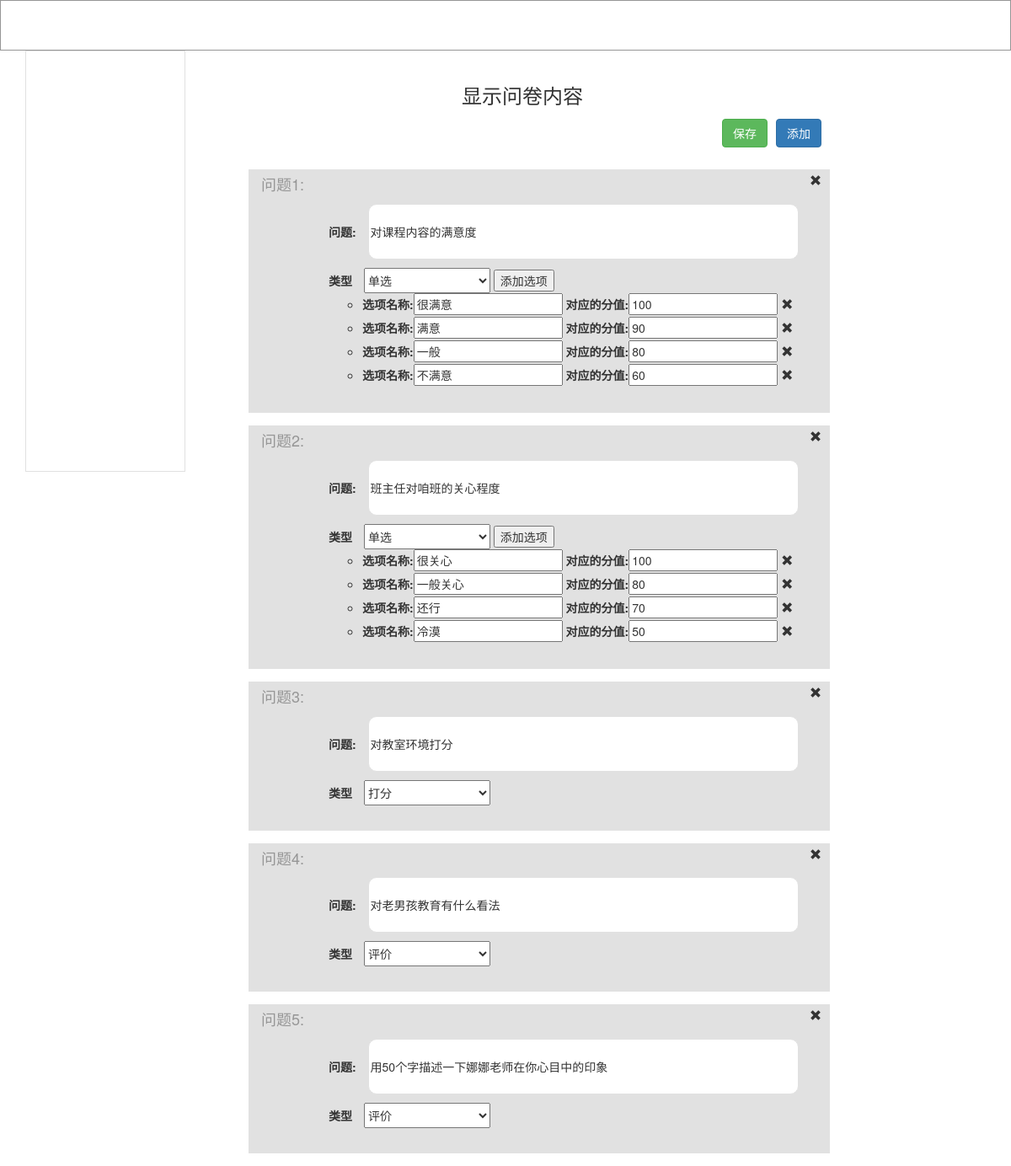
/question/1, run on an earlier commit of the app's database.
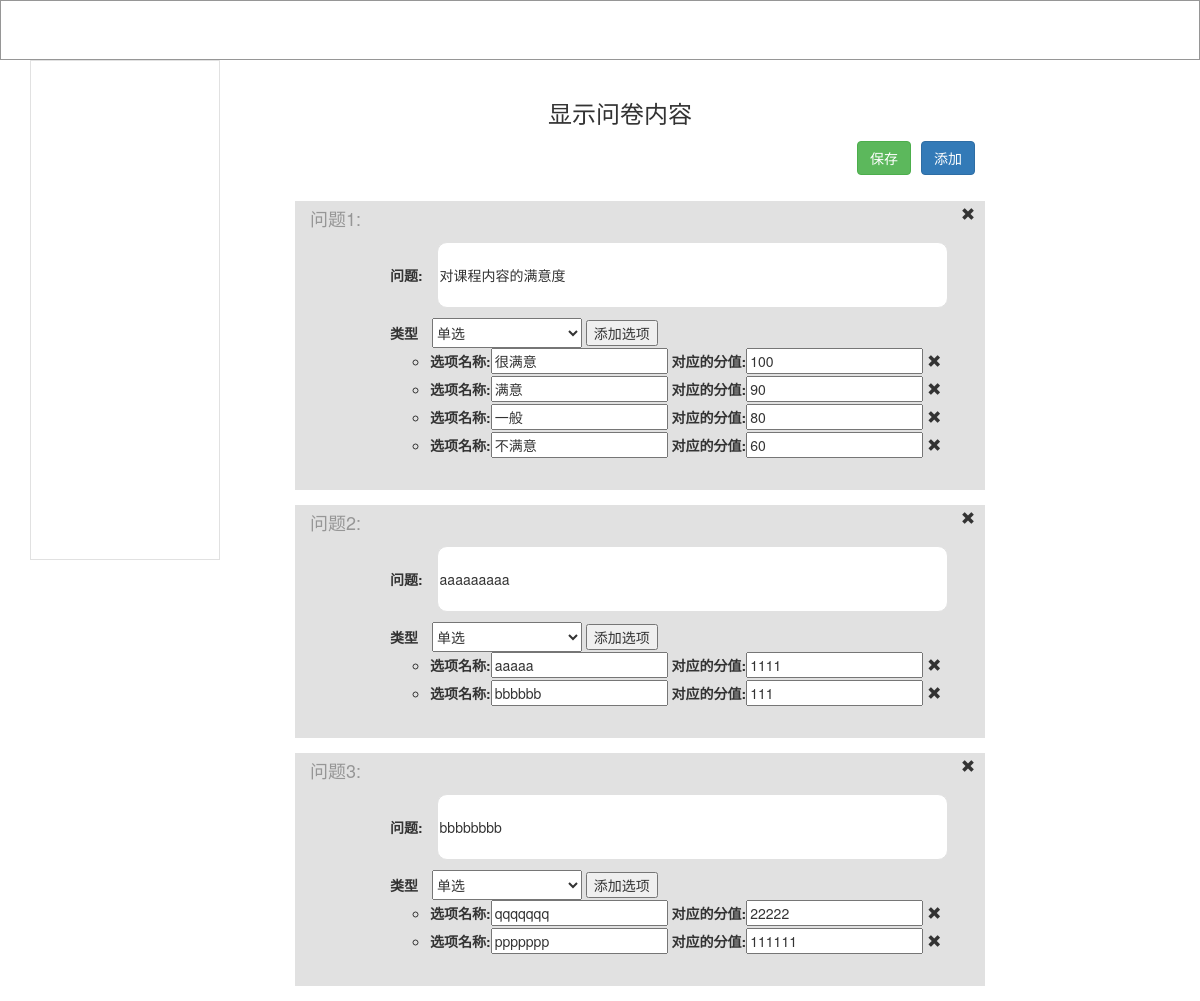
And on a later commit of the database.
### app01/models.py (models this page shows, shortened)
class Question(models.Model):
    caption = models.CharField(max_length=64)
    question_type = (
        (1, "打分"),
        (2, "单选"),
        (3, "评价"),
    )
    tp = models.IntegerField(choices=question_type)
    questionnaire = models.ForeignKey(to="Questionnaire", default=0)

class Option(models.Model):
    name = models.CharField(verbose_name="选项名称", max_length=32)
    score = models.IntegerField(verbose_name="对应的分值")
    qs = models.ForeignKey(to="Question")

### app01/views.py (the view, shortened to what this page needs)
# urls.py: url(r'^question/(?P<nid>\d+)$', views.question, name="question"),
def question(request, nid):
    def form_list():
        question_obj = models.Question.objects.filter(questionnaire_id=nid)
        if not question_obj:
            form = forms.QuestionModelForm()
            form_option = forms.OptionModelForm()
            yield {"form": form, "obj": None, "option_class": "hide", "options": None}
        else:
            for i in question_obj:
                form = forms.QuestionModelForm(instance=i)
                tmp = {"form": form, "obj": i, "option_class": "hide", "options": None}
                if i.tp == 2:
                    tmp['option_class'] = " "
                    def option_list(obj):
                        option_obj = models.Option.objects.filter(qs=obj)
                        for j in option_obj:
                            form_option = forms.OptionModelForm(instance=j)
                            yield {"form": form_option, "obj": j}
                    tmp['options'] = option_list(i)
                yield tmp
    return render(request, "question.html", {'form_list': form_list()})

### templates/question.html (shortened to what this page needs)
{% extends "questionnaire.html" %}
{% block content %}
    <h3 class="text-center">显示问卷内容</h3>
    <div class="container-fluid"
         style="margin-bottom: 15px; padding: 5px 10px; width: 100%; height: 50px">
        <div class="pull-right">
            <button class="btn btn-primary pull-right add-question">添加</button>
            <button class="btn btn-success pull-right save-question" style="margin-right: 10px;">保存</button>
        </div>
    </div>
    <ol>
        {% for foo in form_list %}
            <div class='container-fluid question-list'
                 style="padding: 5px 10px;margin-bottom: 15px; height: auto;width: 100%;background-color: #e1e1e1">
                <li>
                    <i class=" pull-right glyphicon glyphicon-remove"></i>
                    <div pk="{{ foo.obj.id }}"
                         style="margin-left: 80px; margin-top: 10px; margin-bottom: 10px;padding-bottom:15px">
                        <div style="margin-bottom: 10px">
                            <label for="" style="padding-right: 10px">问题:</label>
                            {{ foo.form.caption }}
                        </div>
                        <div class="option-type">
                            <label for="" style="padding-right: 10px">类型</label>
                            {{ foo.form.tp }}
                            <button class="{{ foo.option_class }} add-option-type">添加选项</button>
                        </div>
                        <div class="option-li">
                            <ul id="option-li">
                                {% for item in foo.options %}
                                    <li id="{{ item.obj.id }}">{{ item.form }}
                                        <span><i class="glyphicon glyphicon-remove"></i></span>
                                    </li>
                                {% endfor %}
                            </ul>
                        </div>
                    </div>
                </li>
            </div>
        {% endfor %}
    </ol>
{% endblock %}

What changed in the data, as far as the page shows it:
removed Question: caption "班主任对咱班的关心程度", tp "单选"
removed Option: name "很关心", score "100"
removed Option: name "一般关心", score "80"
removed Option: name "还行", score "70"
removed Option: name "冷漠", score "50"
removed Question: caption "对教室环境打分", tp "打分"
removed Question: caption "对老男孩教育有什么看法", tp "评价"
removed Question: caption "用50个字描述一下娜娜老师在你心目中的印象", tp "评价"
added Question: caption "aaaaaaaaa", tp "单选"
added Option: name "aaaaa", score "1111"
added Option: name "bbbbbb", score "111"
added Question: caption "bbbbbbbb", tp "单选"
added Option: name "qqqqqqq", score "22222"
added Option: name "ppppppp", score "111111"
